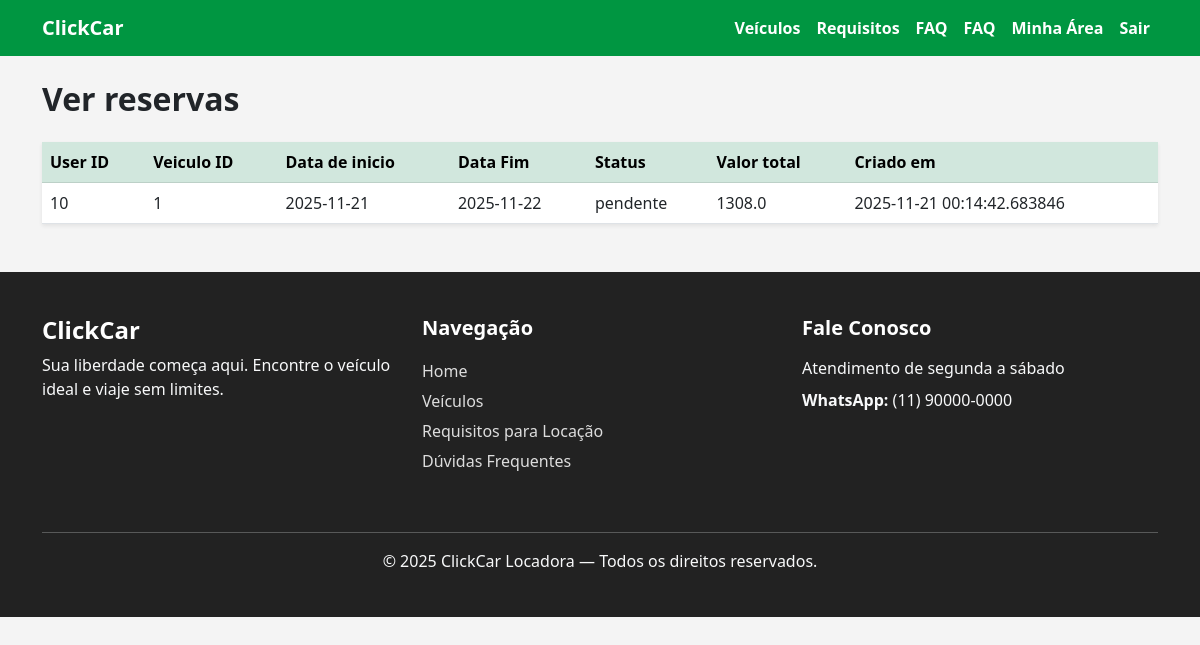
Before: /minhasreservas/10 (signed in) with the older database file.
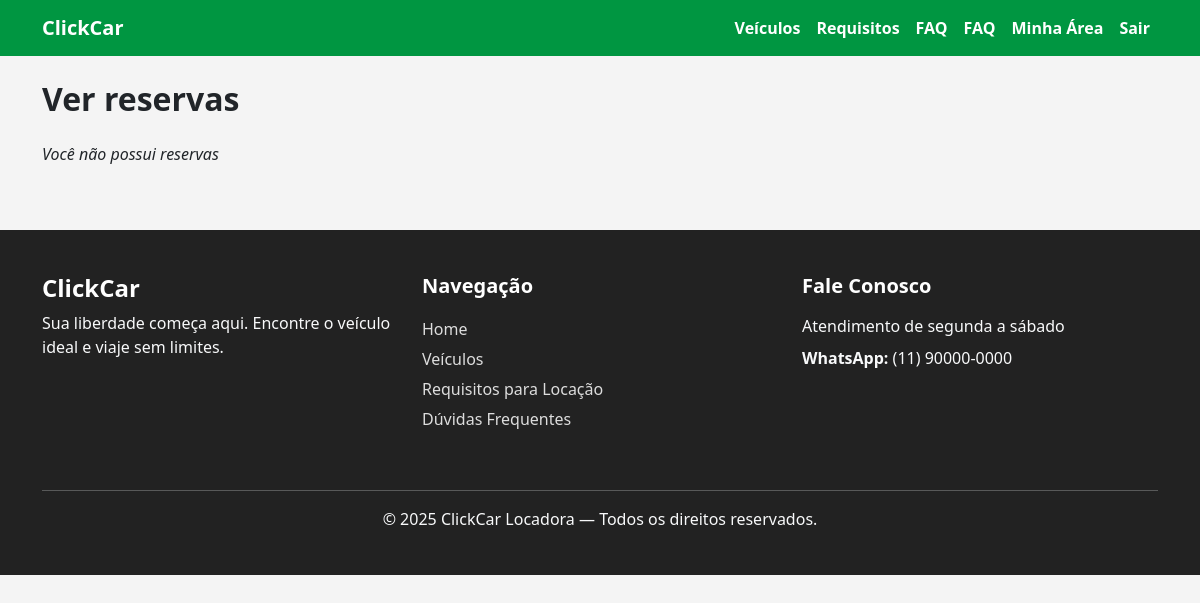
After: the same page with the newer database file.
### models/models.py (models this page shows)
class Reserva(db.Model):
    __tablename__ = 'reservas'
    id = db.Column(db.Integer, primary_key=True)
    user_id = db.Column(db.Integer, db.ForeignKey(
        'usuarios.id'), nullable=False)
    veiculo_id = db.Column(db.Integer, db.ForeignKey(
        'veiculos.id'), nullable=False)
    data_inicio = db.Column(db.Date, nullable=False)
    data_fim = db.Column(db.Date, nullable=False)
    status = db.Column(db.String(30), default='pendente')
    valor_total = db.Column(db.Float)
    criado_em = db.Column(db.DateTime, default=datetime.utcnow)
    veiculo = db.relationship('Veiculo', backref='reservas')

### controllers/controller.py (the view)
@main.route("/minhasreservas/<int:user_id>")
def customer_rentals(user_id):
    usuario_logado_id = logged_cliente()
    print(usuario_logado_id, user_id)
    if (str(user_id) == usuario_logado_id):
        db = SessionLocal()
        reservas = db.query(Reserva).filter_by(user_id=user_id).all()
        print(reservas)
        return render_template("customer/users_rentals.html", reservas=reservas)
    flash("Você não está autorizado a entrar nessa página", "error")
    return redirect(url_for("main.index"))

### app.py (called while the page is built)
@login_manager.user_loader
def load_user(user_id):
    return Usuario.query.get(int(user_id))

### controllers/controller.py (called while the page is built)
def logged_cliente():
    return request.cookies.get("cliente_id")

### templates/customer/users_rentals.html (shortened to what this page needs)
{% extends 'base.html' %}
{% block content %}
<h2 class="fw-bold mb-4">Ver reservas</h2>
<table class="table table-hover shadow-sm bg-white">
     {% if reservas %}
    <thead class="table-success">
        <tr>
            <th>User ID</th>
            <th>Veiculo ID</th>
            <th>Data de inicio</th>
            <th>Data Fim</th>
            <th>Status</th>
            <th>Valor total</th>
            <th>Criado em</th>
        </tr>
    </thead>
    <tbody>
        {% for r in reservas %}
        <tr>
            <td>{{ r.user_id }}</td>
            <td>{{ r.veiculo_id }}</td>
            <td>{{ r.data_inicio }}</td>
            <td>{{ r.data_fim }}</td>
            <td>{{ r.status }}</td>
            <td>{{ r.valor_total  }}</td>
            <td>{{ r.criado_em }}</td>
        </tr>
        {% endfor %}
    </tbody>
    {% else %}
    <p><i>Você não possui reservas</i></p>
    {% endif %}
</table>
{% endblock %}

### templates/base.html (shortened to what this page needs)
<!DOCTYPE html>
<html lang="pt-br">
<head>
    <link rel="stylesheet" href="{{ url_for('static', filename='css/style.css') }}">
    <link href="https://cdn.jsdelivr.net/npm/bootstrap@5.3.0/dist/css/bootstrap.min.css" rel="stylesheet">
</head>
<body>
<nav class="navbar navbar-expand-lg">
    <div class="container">
        <a class="navbar-brand" href="{{ url_for('main.index') }}">ClickCar</a>
        <div class="collapse navbar-collapse" id="menu">
            <ul class="navbar-nav ms-auto">
                <li class="nav-item">
                    <a class="nav-link" href="{{ url_for('main.listar_veiculos') }}">Veículos</a>
                </li>
                <li class="nav-item">
                    <a class="nav-link" href="{{ url_for('main.requisitos') }}">Requisitos</a>
                </li>
                <li class="nav-item">
                    <a class="nav-link" href="{{ url_for('main.faq') }}">FAQ</a>
                </li>
                <li class="nav-item">
                    <a class="nav-link" href="{{ url_for('main.faq') }}">FAQ</a>
                </li>
                {% if current_user.is_authenticated %}
                    {% if current_user.perfil.nome_perfil == 'Cliente' %}
                        <li class="nav-item">
                            <a class="nav-link" href="{{ url_for('main.customer_dashboard') }}">Minha Área</a>
                        </li>
                    {% endif %}
                    <li class="nav-item">
                        <a class="nav-link" href="{{ url_for('main.logout') }}">Sair</a>
                    </li>
                {% endif %}
            </ul>
        </div>
    </div>
</nav>
<div class="container mt-4">
    {% block content %}{% endblock %}
</div>
<footer class="footer mt-5">
    <div class="container py-4">
        <div class="row text-center text-md-start">
            <div class="col-md-4 mb-4">
                <h4 class="fw-bold text-white">ClickCar</h4>
                <p class="text-light">
                    Sua liberdade começa aqui.
                    Encontre o veículo ideal e viaje sem limites.
                </p>
            </div>
            <div class="col-md-4 mb-4">
                <h5 class="fw-bold text-white mb-3">Navegação</h5>
                <ul class="list-unstyled">
                    <li><a href="{{ url_for('main.index') }}" class="footer-link">Home</a></li>
                    <li><a href="{{ url_for('main.listar_veiculos') }}" class="footer-link">Veículos</a></li>
                    <li><a href="{{ url_for('main.requisitos') }}" class="footer-link">Requisitos para Locação</a></li>
                    <li><a href="{{ url_for('main.faq') }}" class="footer-link">Dúvidas Frequentes</a></li>
                </ul>
            </div>
            <div class="col-md-4 mb-4">
                <h5 class="fw-bold text-white mb-3">Fale Conosco</h5>
                <p class="text-light mb-2">Atendimento de segunda a sábado</p>
                <p class="text-light"><strong>WhatsApp:</strong> (11) 90000-0000</p>
            </div>
        </div>
        <hr class="text-light">
        <p class="text-center text-light mb-0">
            © 2025 ClickCar Locadora — Todos os direitos reservados.
        </p>
    </div>
</footer>
</body>
</html>

### static/css/style.css (style rules this page uses)
.footer { background: #222; color: #eee; }
.footer-link { color: #ddd; text-decoration: none; display: block; padding: 3px 0; }

### templates/base.html (style rules this page uses)
:root { --primary-green: #009641; --yellow: #ff9800; --light-gray: #F4F4F4; --dark: #333; }
body { background-color: var(--light-gray); }
.navbar { background-color: var(--primary-green) !important; }
.navbar-brand, .nav-link, .navbar-text { color: white !important; font-weight: 600; }
footer { margin-top: 40px; padding: 20px; background: var(--dark); color: white; text-align: center; }

Changed rows visible on the page:
removed Reserva: user_id "10", veiculo_id "1", data_inicio "2025-11-21", data_fim "2025-11-22", status "pendente", valor_total "1308.0", criado_em "2025-11-21 00:14:42.683846"
Other visible differences:
text no longer shown: "User ID Veiculo ID Data de inicio Data Fim Status Valor total Criado em"
text now shown: "Você não possui reservas"
